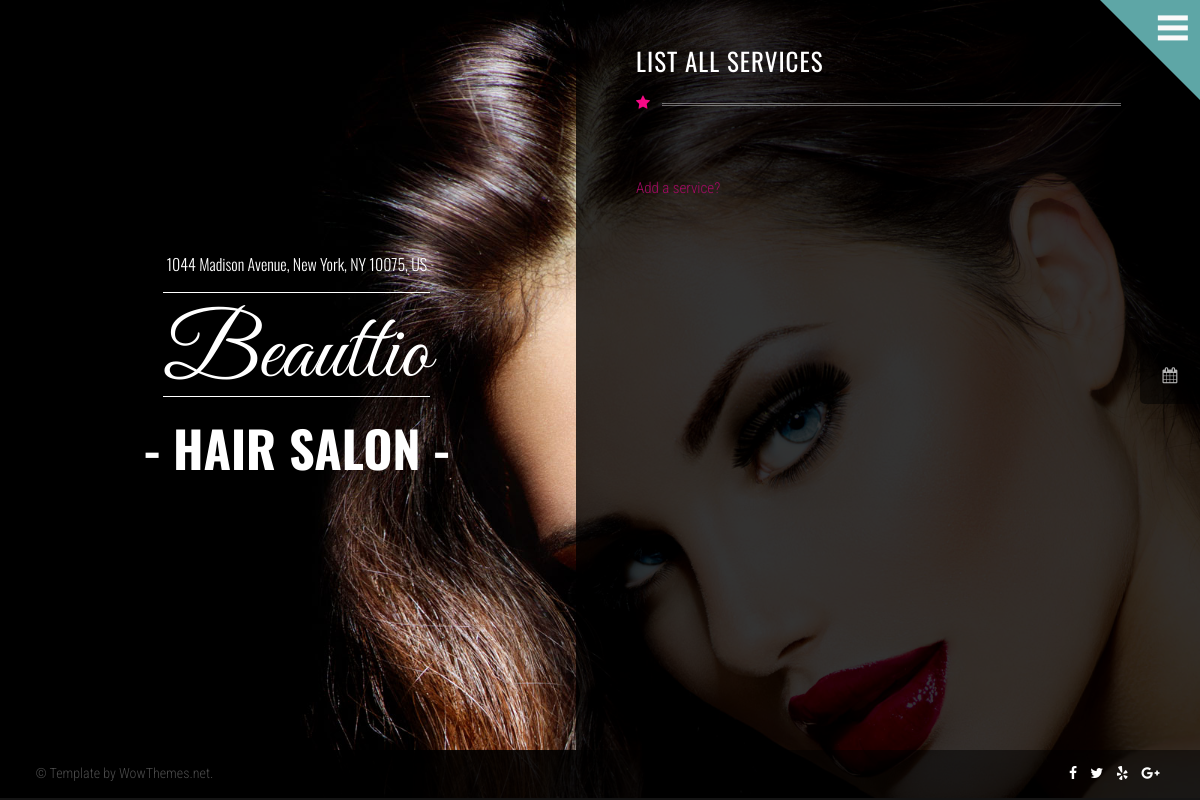
The app's page /services/ (signed in), older data.
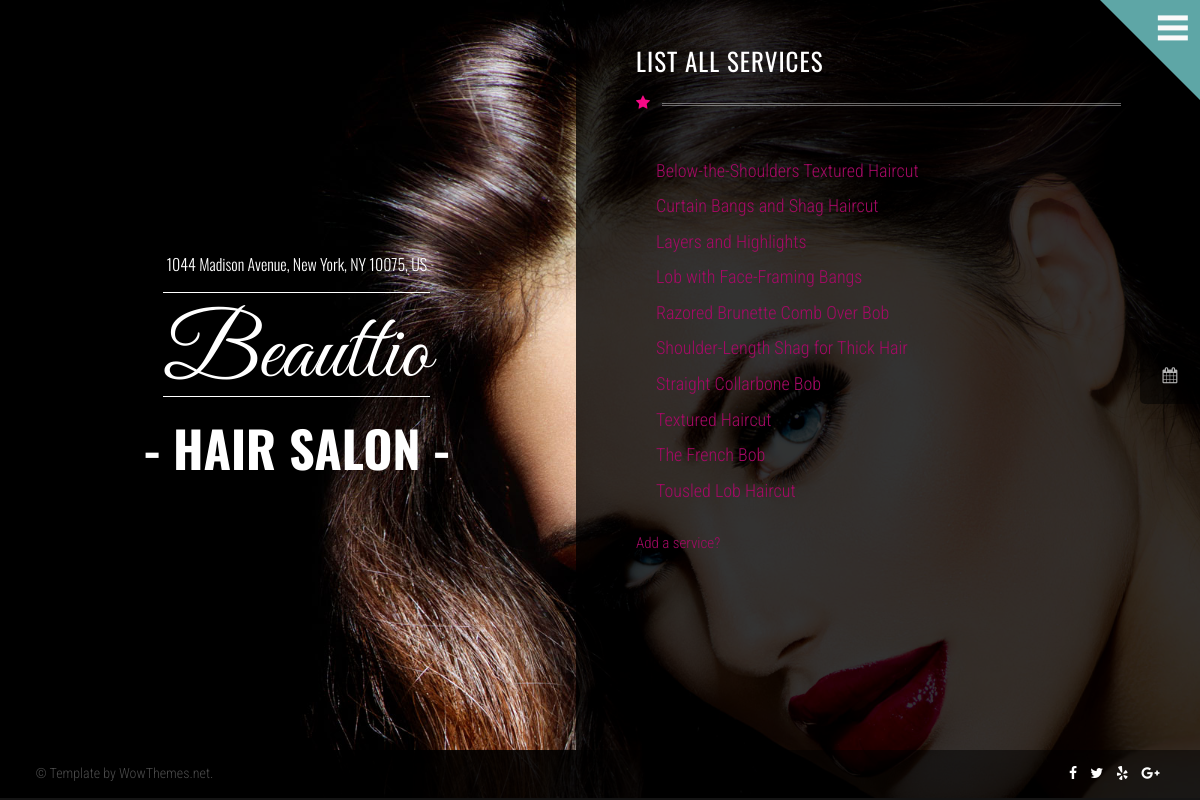
The same page, newer data.
### HairSaloon/services/models.py (models this page shows, shortened)
class Service(models.Model):
    M_F_C_CHOICE = (
        ('male', 'male'),
        ('female', 'female'),
        ('child', 'child'),
    )
    class Meta:
        ordering = ['name', ]
    name = models.CharField(max_length=100, unique=True)
    male_female_child = models.CharField(max_length=6, choices=M_F_C_CHOICE)
    description = models.TextField()
    duration = models.IntegerField(help_text="Duration in minutes")
    price = models.DecimalField(max_digits=6, decimal_places=2)
    haircut_url = models.URLField(max_length=1024, blank=True, null=True)
    haircut_photo = models.ImageField(upload_to='haircut_images/', blank=True, null=True)
    def __str__(self):
        return self.name

### HairSaloon/services/views.py (the view)
# urls.py: path('', ListServiceView.as_view(), name='list_services'),
class ListServiceView(StaffRequiredMixin, views.ListView):
    template_name = 'services/list_services.html'
    queryset = Service.objects.all()

### HairSaloon/services/mixins.py (called while the page is built)
    def dispatch(self, request, *args, **kwargs):
        if not request.user.is_staff:
            return self.handle_no_permission()
        return super().dispatch(request, *args, **kwargs)

### templates/services/list_services.html (shortened to what this page needs)
{% extends 'base.html' %}
{% load static %}
{% block content %}
    <body style="background-image:url('{% static 'img/bg6.jpg' %}');background-attachment:fixed;background-size:cover;">
    {% include 'partials/menu_and_calendar.html' %}
    <div class="container">
        <div class="logoarea">
            <div class="intro">
                <h1><span class="smaller wow zoomIn" data-wow-duration="2s" data-wow-delay="0.5">1044 Madison Avenue, New York, NY 10075, US</span>
                    <span class="big wow pulse" data-wow-duration="1s" data-wow-delay="0s">Beauttio</span>
                    <span class="small wow fadeIn" data-wow-duration="2s" data-wow-delay="0.5s">- HAIR SALON -</span>
                </h1>
            </div>
        </div>
        <div class="pagearea">
            <h1 class="page-headline">LIST ALL SERVICES</h1>
            <i class="iconstartitle textmagenta fa fa-star"></i>
            <div class="login-container">
                <ul>
                    {% if object_list %}
                        {% for service in object_list %}
                            <li>
                                <a href="{% url 'detail service' pk=service.pk %}">{{ service }}</a>
                            </li>
                        {% endfor %}
                    {% endif %}
                </ul>
            </div>
            <a href="{% url 'create_service' %}">Add a service?</a>
        </div>
    </div>
    {% include 'partials/footer.html' %}
    </body>
{% endblock %}

### templates/base.html
{% load static %}
<!DOCTYPE html>
<html lang="en">
{% include 'partials/header.html' %}
{% block content %}
{% endblock %}
</html>

### templates/partials/header.html (shortened to what this page needs)
{% load static %}
<head>
    <link href="{% static 'css/style.css' %}" rel="stylesheet">
    <link rel="stylesheet" href="https://maxcdn.bootstrapcdn.com/font-awesome/4.5.0/css/font-awesome.min.css">
    <link href='https://cdnjs.cloudflare.com/ajax/libs/fullcalendar/4.2.0/core/main.min.css' rel='stylesheet'/>
    <link href='https://cdnjs.cloudflare.com/ajax/libs/fullcalendar/4.2.0/daygrid/main.min.css' rel='stylesheet'/>
</head>

### templates/partials/menu_and_calendar.html (shortened to what this page needs)
<div class="menu-outer">
    <div class="menu-icon">
        <div class="bar"></div>
        <div class="bar"></div>
        <div class="bar"></div>
    </div>
</div>
<a href="{% url 'dashboard' %}">
    <div class="fixedcallicon">
        <i class="fa fa-calendar"></i>
    </div>
</a>

### templates/partials/footer.html (shortened to what this page needs)
<footer class="footer">
    <div class="container">
        <div class="pull-left">&copy; Template by WowThemes.net.</div>
        <div class="pull-right">
            <div class="footericons">
                <a href="#"><i class="fa fa-facebook"></i></a>
                <a href="#"><i class="fa fa-twitter"></i></a>
                <a href="#"><i class="fa fa-yelp"></i></a></a>
                <a href="#"><i class="fa fa-google-plus"></i></a>
            </div>
        </div>
    </div>
</footer>

### templates/partials/script_other_page.html (shortened to what this page needs)
{% load static %}

Row changes from the older to the newer data that the page shows:
added Service: name "Below-the-Shoulders Textured Haircut"
added Service: name "Curtain Bangs and Shag Haircut"
added Service: name "Layers and Highlights"
added Service: name "Lob with Face-Framing Bangs"
added Service: name "Razored Brunette Comb Over Bob"
added Service: name "Shoulder-Length Shag for Thick Hair"
added Service: name "Straight Collarbone Bob"
added Service: name "Textured Haircut"
added Service: name "The French Bob"
added Service: name "Tousled Lob Haircut"
